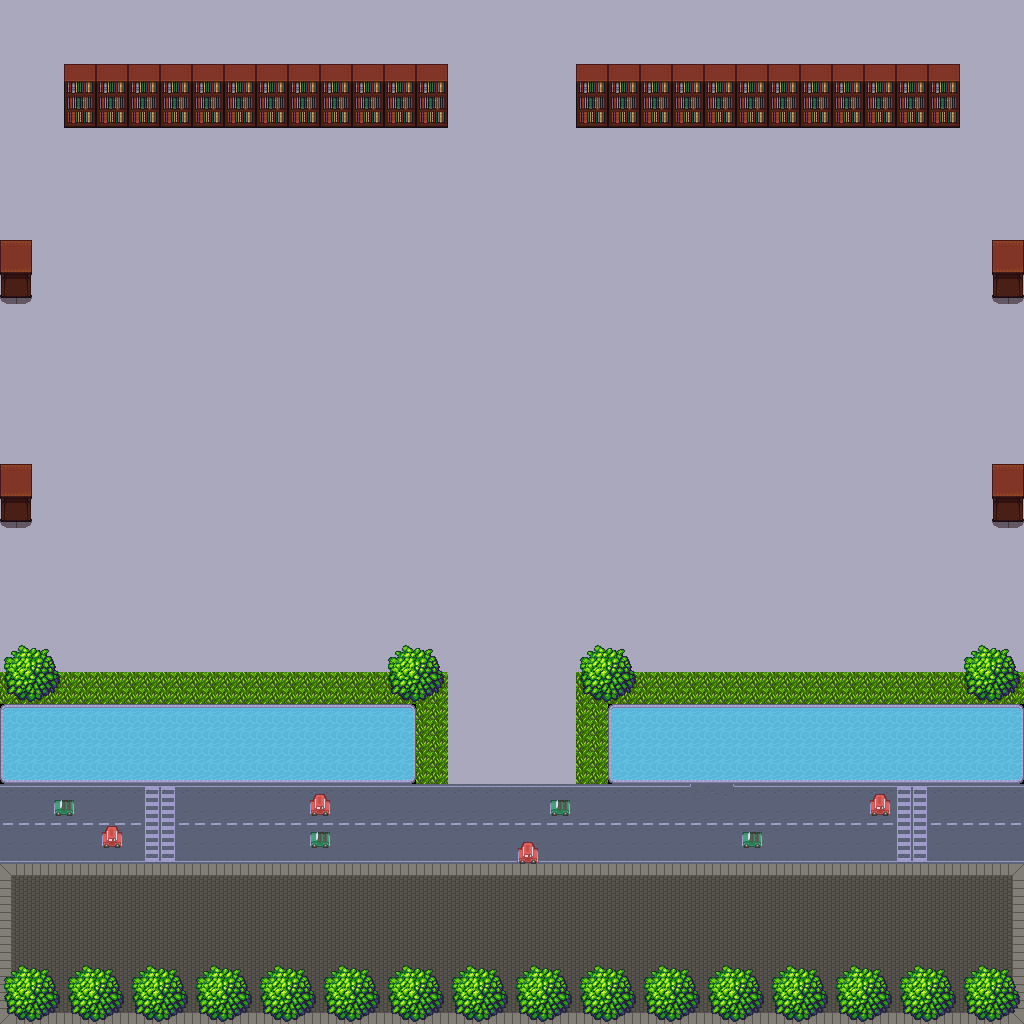

A level layout from a 2D game, rendered from its tile map. Below: a short description, then the map file with tile-grid data replaced by summaries:
An orthogonal 64x64 tile map with 16x16 px tiles, 2 tile layers (Background, Foreground), 6 tilesets and 39 objects (PlayerSpawn, ZombieSpawn1, ZombieSpawn2, ZombieSpawn3, ZombieSpawn4, ...).

<map version="1.2" tiledversion="1.2.1" orientation="orthogonal" renderorder="right-down" width="64" height="64" tilewidth="16" tileheight="16" infinite="0" nextlayerid="6" nextobjectid="101">
 <properties>
  <property name="levelName" value="Town" />
 </properties>
 <tileset firstgid="1" source="dungeon tileset calciumtrice.tsx" />
 <tileset firstgid="1051" source="Sidewalk_dark.tsx" />
 <tileset firstgid="1115" source="wood_tileset_3.tsx" />
 <tileset firstgid="2139" source="build_atlas.tsx" />
 <tileset firstgid="6235" name="tilemap_packed" tilewidth="16" tileheight="16" tilecount="486" columns="27">
  <image source="tilemap_packed.png" trans="ff00ff" width="432" height="288" />
 </tileset>
 <tileset firstgid="6721" source="interior.tsx" />
 <layer id="1" name="Background" width="64" height="64">
  <data>[4096 cells, 4096 non-empty, 30 distinct tile ids]</data>
 </layer>
 <layer id="2" name="Foreground" width="64" height="64">
  <data>[4096 cells, 568 non-empty, 38 distinct tile ids]</data>
 </layer>
 <objectgroup id="3" name="Spawns">
  <object id="87" name="PlayerSpawn" x="512" y="672">
   <properties>
    <property name="type" value="player" />
   </properties>
   <point />
  </object>
  <object id="88" name="ZombieSpawn1" x="512" y="96">
   <properties>
    <property name="type" value="zombie" />
   </properties>
   <point />
  </object>
  <object id="89" name="ZombieSpawn2" x="32" y="384">
   <properties>
    <property name="type" value="zombie" />
   </properties>
   <point />
  </object>
  <object id="90" name="ZombieSpawn3" x="992" y="368">
   <properties>
    <property name="type" value="zombie" />
   </properties>
   <point />
  </object>
  <object id="91" name="ZombieSpawn4" x="384" y="848">
   <properties>
    <property name="type" value="zombie" />
   </properties>
   <point />
  </object>
 </objectgroup>
 <objectgroup id="4" name="Walls">
  <object id="55" name="Main Wall" x="-1" y="1027" width="1022" height="6" />
  <object id="56" name="Tree 20" x="2.5" y="645.5" width="55" height="61">
   <ellipse />
  </object>
  <object id="57" name="Tree 19" x="388.5" y="645.5" width="55" height="61">
   <ellipse />
  </object>
  <object id="58" name="Tree 18" x="578.5" y="647.5" width="55" height="61">
   <ellipse />
  </object>
  <object id="59" name="Tree 17" x="960.5" y="643.5" width="55" height="61">
   <ellipse />
  </object>
  <object id="60" name="Tree 16" x="966.5" y="961.5" width="55" height="61">
   <ellipse />
  </object>
  <object id="61" name="Tree 15" x="904.5" y="959.5" width="55" height="61">
   <ellipse />
  </object>
  <object id="62" name="Tree 14" x="834.5" y="963.5" width="55" height="61">
   <ellipse />
  </object>
  <object id="63" name="Tree 13" x="774.5" y="961.5" width="55" height="61">
   <ellipse />
  </object>
  <object id="64" name="Tree 12" x="708.5" y="965.5" width="55" height="61">
   <ellipse />
  </object>
  <object id="65" name="Tree 11" x="648.5" y="961.5" width="55" height="61">
   <ellipse />
  </object>
  <object id="66" name="Tree 10" x="584.5" y="961.5" width="55" height="61">
   <ellipse />
  </object>
  <object id="67" name="Tree 9" x="518.5" y="963.5" width="55" height="61">
   <ellipse />
  </object>
  <object id="68" name="Tree 8" x="448.5" y="965.5" width="55" height="61">
   <ellipse />
  </object>
  <object id="69" name="Tree 7" x="390.5" y="965.5" width="55" height="61">
   <ellipse />
  </object>
  <object id="70" name="Tree 6" x="326.5" y="965.5" width="55" height="61">
   <ellipse />
  </object>
  <object id="71" name="Tree 5" x="262.5" y="965.5" width="55" height="61">
   <ellipse />
  </object>
  <object id="72" name="Tree 4" x="198.5" y="965.5" width="55" height="61">
   <ellipse />
  </object>
  <object id="73" name="Tree 3" x="136.5" y="967.5" width="55" height="61">
   <ellipse />
  </object>
  <object id="74" name="Tree 2" x="70.5" y="967.5" width="55" height="61">
   <ellipse />
  </object>
  <object id="75" name="Tree 1" x="6.5" y="963.5" width="55" height="61">
   <ellipse />
  </object>
  <object id="76" name="Car collison 1" x="50.625" y="798.875" width="28.75" height="16.25" />
  <object id="77" name="Car collison 2" x="97.625" y="826.875" width="29.75" height="20.75" />
  <object id="78" name="Car collison 3" x="306.125" y="832.375" width="28.75" height="16.25" />
  <object id="79" name="Car collison 4" x="308.125" y="793.875" width="23.75" height="22.25" />
  <object id="80" name="Car collison 5" x="518.125" y="841.875" width="20.75" height="22.25" />
  <object id="81" name="Car collison 6" x="549.625" y="799.875" width="22.25" height="16.25" />
  <object id="82" name="Car collison 7" x="741.625" y="832.375" width="22.75" height="16.25" />
  <object id="83" name="Car collison 8" x="870.625" y="794.875" width="19.75" height="19.75" />
  <object id="84" name="Shelves 1" x="575" y="63" width="385" height="64" />
  <object id="86" name="Shelves" x="64.5" y="63" width="385" height="64" />
  <object id="97" name="TopWall" x="-10" y="-14" width="1042" height="20" />
  <object id="98" x="1026" y="0" width="8" height="1038" />
  <object id="99" x="-10" y="-4" width="8" height="1040" />
 </objectgroup>
</map>
